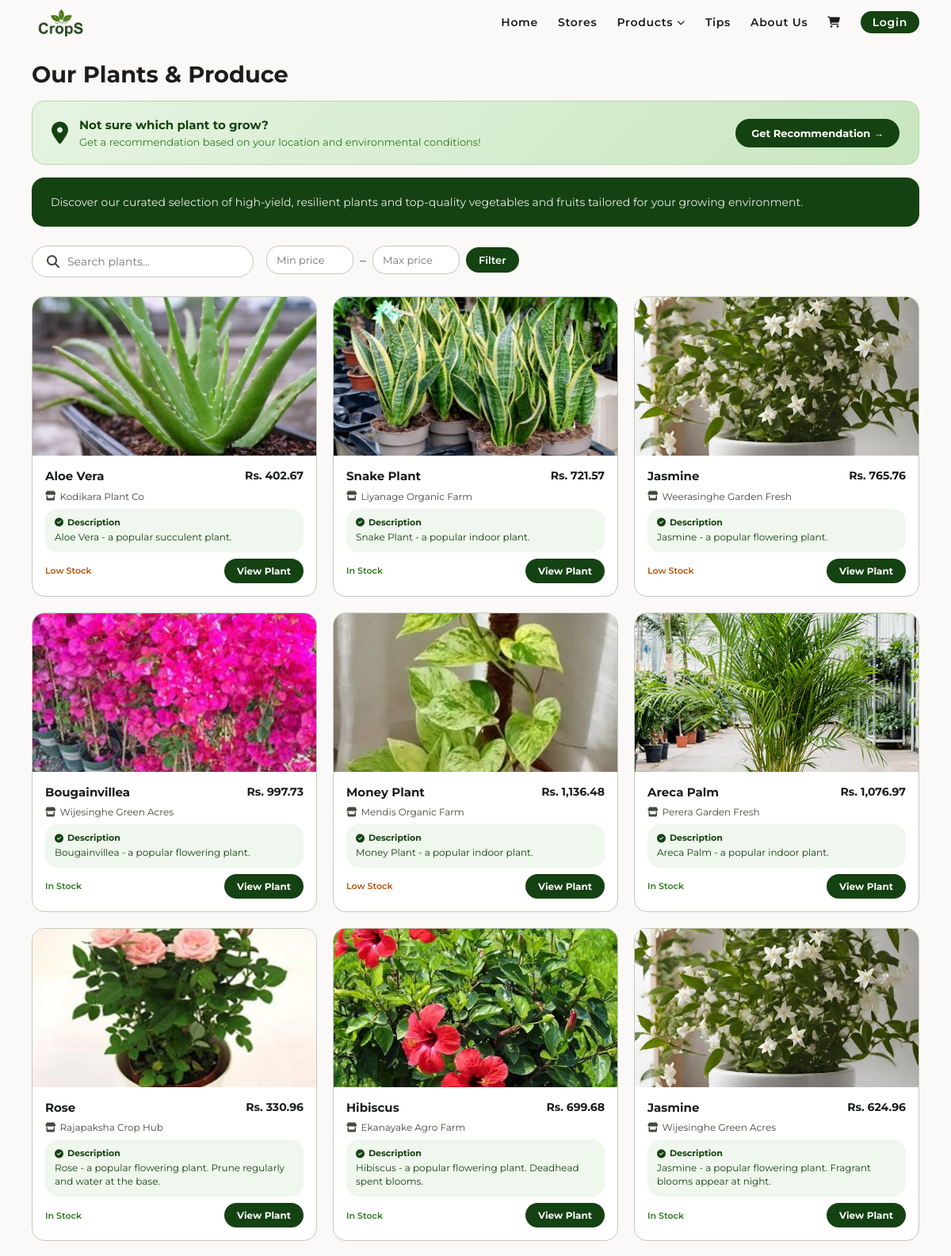
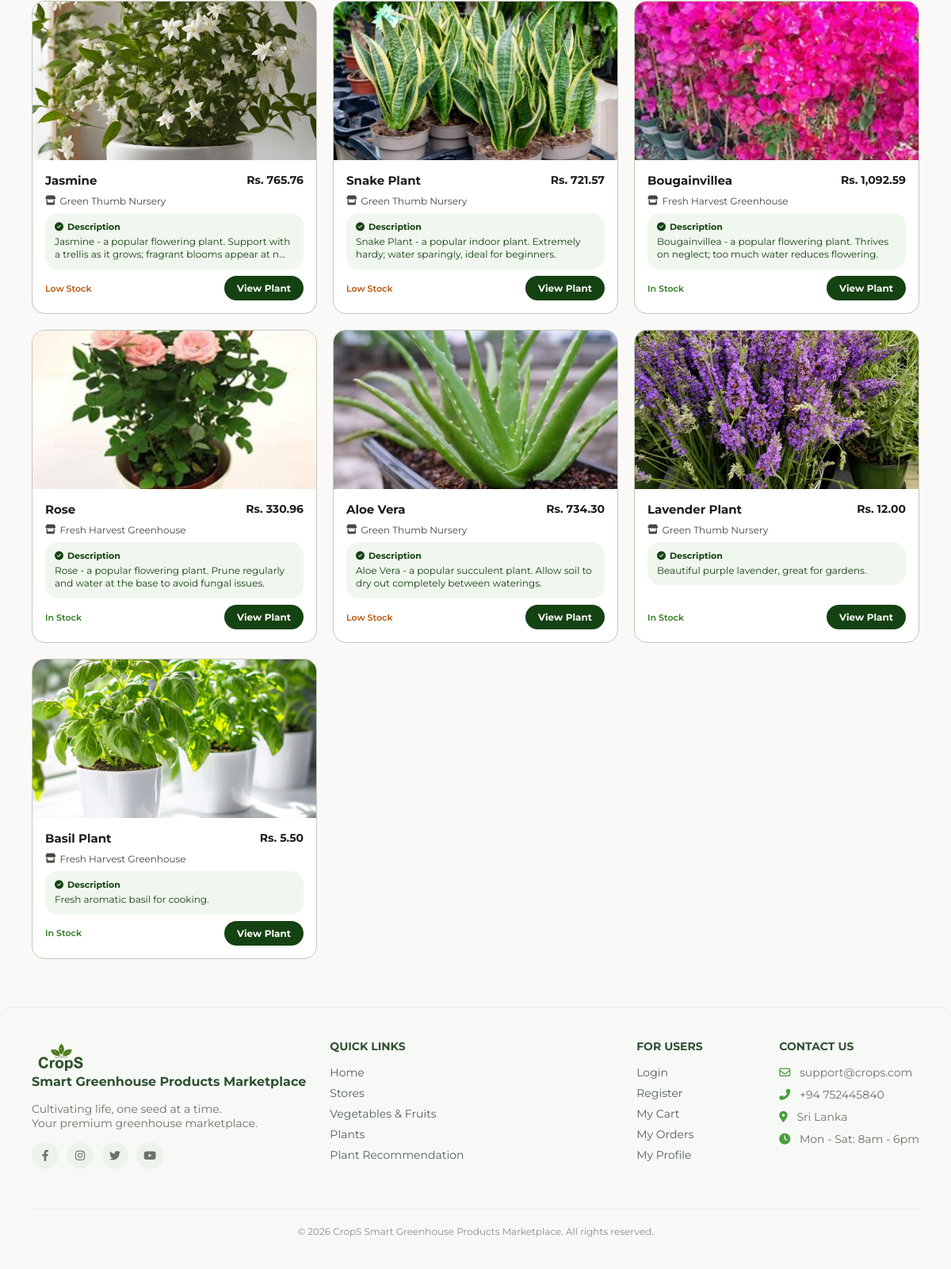
The page /plants.php on the database as committed earlier (2 pictures, top to bottom).
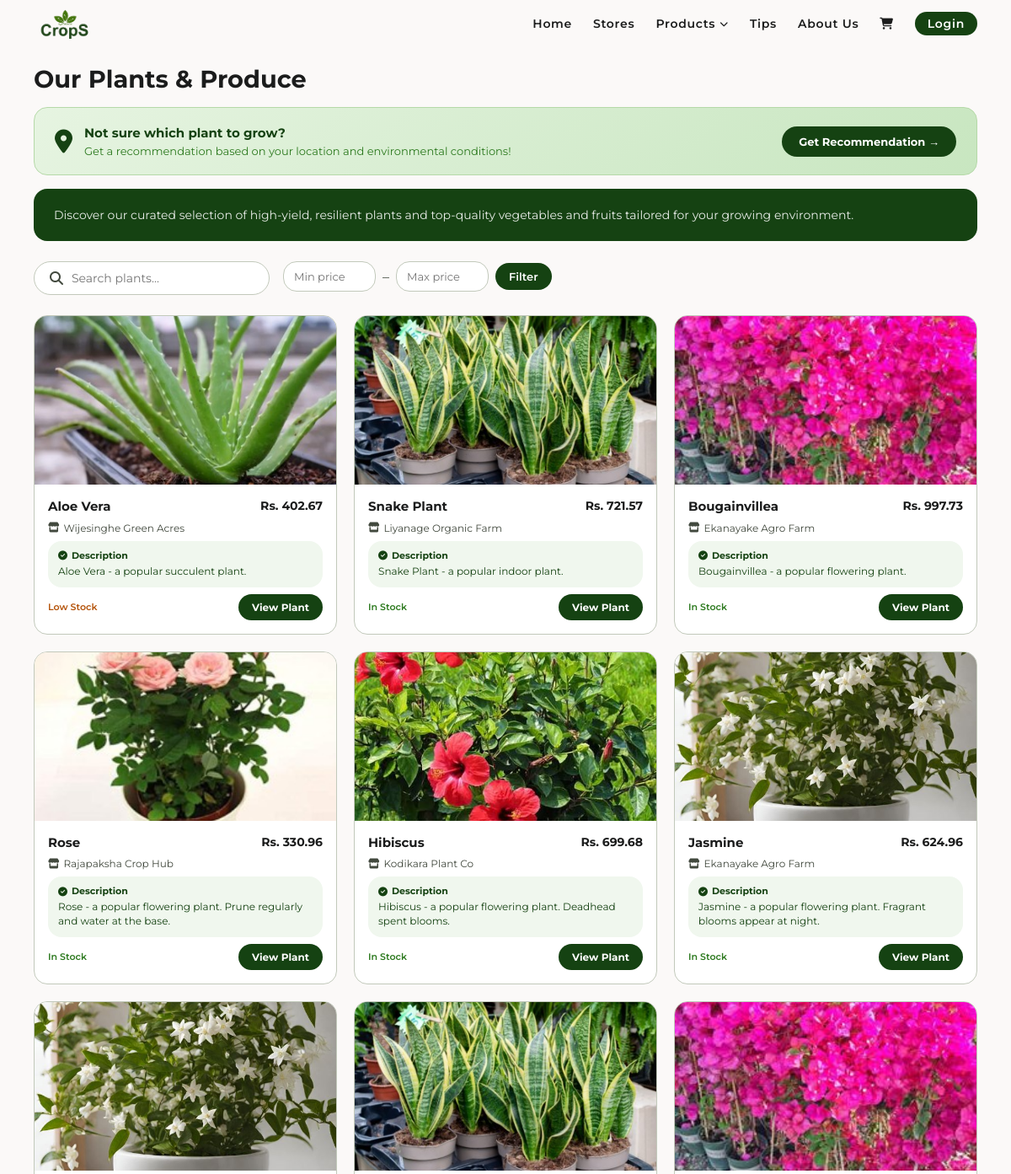
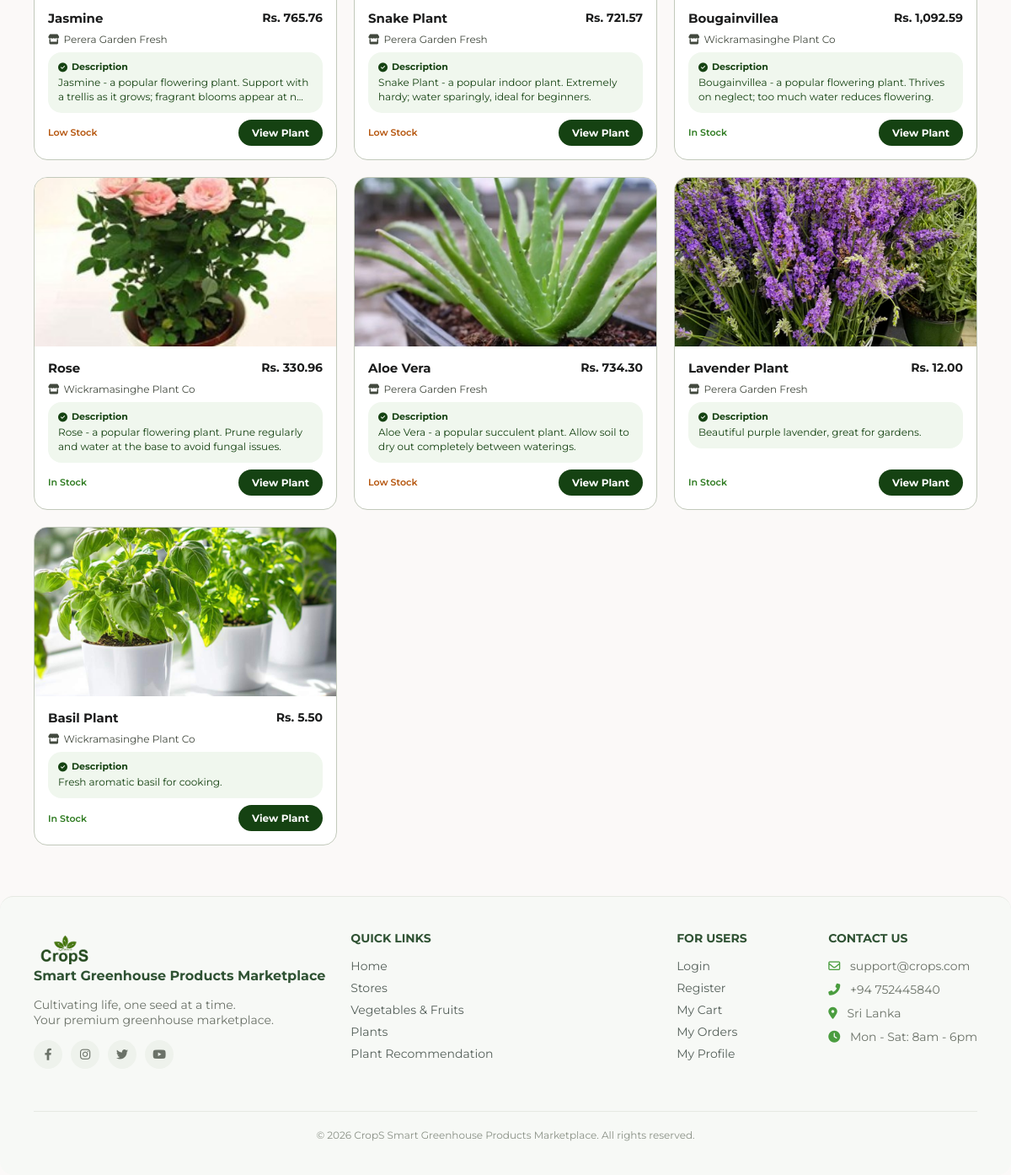
The same page on the database as committed later (2 pictures, top to bottom).
### tables this page shows
CREATE TABLE `products` (
  `id` int(11) NOT NULL,
  `store_id` int(11) NOT NULL,
  `name` varchar(100) NOT NULL,
  `description` text DEFAULT NULL,
  `price` decimal(10,2) NOT NULL,
  `category` enum('vegetable','fruit','plant') NOT NULL,
  `quantity` int(11) NOT NULL DEFAULT 0,
  `image` varchar(255) DEFAULT NULL,
  `created_at` timestamp NOT NULL DEFAULT current_timestamp()
);

CREATE TABLE `stores` (
  `id` int(11) NOT NULL,
  `owner_id` int(11) NOT NULL,
  `store_name` varchar(100) NOT NULL,
  `description` text DEFAULT NULL,
  `city` varchar(50) NOT NULL,
  `image` varchar(255) DEFAULT NULL,
  `status` enum('active','pending') NOT NULL DEFAULT 'pending',
  `created_at` timestamp NOT NULL DEFAULT current_timestamp()
);

### plants.php (the view, shortened to what this page needs)
<?php
include 'includes/header.php';
include 'includes/dbConnection.php';
$plant_id = isset($_GET['id']) ? (int)$_GET['id'] : 0;
if ($plant_id === 0) {
    $search    = isset($_GET['search'])    ? trim($_GET['search'])    : '';
    $min_price = isset($_GET['min_price']) && $_GET['min_price'] !== '' ? (float)$_GET['min_price'] : null;
    $max_price = isset($_GET['max_price']) && $_GET['max_price'] !== '' ? (float)$_GET['max_price'] : null;
    $sql = "SELECT products.*, stores.store_name
        FROM products
        JOIN stores ON products.store_id = stores.id
        WHERE products.category = 'plant'";
    $params = [];
    $sql .= " ORDER BY products.created_at DESC";
    $stmt = $pdo->prepare($sql);
    $stmt->execute($params);
    $plants = $stmt->fetchAll();
?>
<div class="main-wrapper">
    <div class="plants-page-header">
        <h1>Our Plants & Produce</h1>
    </div>
<div class="recommendation-banner">
    <div class="recommendation-banner-content">
        <div class="recommendation-banner-text">
            <i class="fas fa-map-marker-alt"></i>
            <div>
                <h3>Not sure which plant to grow?</h3>
                <p>Get a recommendation based on your location and environmental conditions!</p>
            </div>
        </div>
        <a href="recommendation.php" class="btn-recommendation">
            Get Recommendation &rarr;
        </a>
    </div>
</div>
    <div class="plants-banner">
        <p>Discover our curated selection of high-yield, resilient plants and top-quality vegetables and fruits tailored for your growing environment.</p>
    </div>
    <div class="plants-controls">
        <form method="GET" action="plants.php" id="plantSearchForm">
            <div class="plants-search-wrapper">
                <div class="plants-search-box">
                    <i class="fas fa-search"></i>
                    <input type="text" name="search" id="plantSearchInput"
                           placeholder="Search plants..."
                           value="<?php echo htmlspecialchars($search); ?>"
                           autocomplete="off">
                </div>
            </div>
        </form>
        <form method="GET" action="plants.php" class="plants-filter-form">
            <div class="price-filter-row">
                <input type="number" name="min_price" placeholder="Min price"
                       value="<?php echo $min_price !== null ? $min_price : ''; ?>" min="0">
                <span>–</span>
                <input type="number" name="max_price" placeholder="Max price"
                       value="<?php echo $max_price !== null ? $max_price : ''; ?>" min="0">
                <button type="submit" class="btn btn-primary" style="padding: 8px 16px; font-size:13px;">Filter</button>
            </div>
        </form>
    </div>
    <?php if (count($plants) > 0): ?>
        <div class="plants-grid">
            <?php foreach ($plants as $plant): ?>
                <?php
                if ($plant['quantity'] <= 0) {
                    $stockLabel = 'Out of Stock';
                    $stockClass = 'out-stock';
                } elseif ($plant['quantity'] <= 10) {
                    $stockLabel = 'Low Stock';
                    $stockClass = 'low-stock';
                } else {
                    $stockLabel = 'In Stock';
                    $stockClass = 'in-stock';
                }
                ?>
                <a href="plants.php?id=<?php echo $plant['id']; ?>" class="plant-card">
                    <div class="plant-card-img">
    <?php if (!empty($plant['image'])): ?>
        <img src="static/images/Products/<?php echo htmlspecialchars($plant['image']); ?>"
             alt="<?php echo htmlspecialchars($plant['name']); ?>">
    <?php else: ?>
        <img src="static/images/image2.jpg" alt="Plant">
    <?php endif; ?>
</div>
                    <div class="plant-card-info">
                        <div class="plant-name-price">
                            <h3 class="plant-name"><?php echo htmlspecialchars($plant['name']); ?></h3>
                            <span class="plant-price">Rs. <?php echo number_format($plant['price'], 2); ?></span>
                        </div>
                        <p class="plant-store">
                            <i class="fas fa-store"></i>
                            <?php echo htmlspecialchars($plant['store_name']); ?>
                        </p>
                        <?php
if (!empty($plant['description'])): ?>
    <div class="plant-why-fits">
        <p class="why-fits-label">
            <i class="fas fa-check-circle"></i> Description
        </p>
        <p class="why-fits-text">
            <?php
                $desc = $plant['description'];
                echo htmlspecialchars(strlen($desc) > 100 ? substr($desc, 0, 100).'...' : $desc);
            ?>
        </p>
    </div>
<?php endif; ?>
                        <div class="plant-card-bottom">
                            <span class="plant-stock <?php echo $stockClass; ?>">
                                <?php echo $stockLabel; ?>
                            </span>
                            <span class="plant-card-btn">View Plant</span>
                        </div>
                    </div>
                </a>
            <?php endforeach; ?>
        </div>
    <?php endif; ?>
</div>
<?php
include 'includes/footer.php';
exit;
}
?>
<?php include 'includes/footer.php'; ?>

### includes/header.php (shortened to what this page needs)
<!DOCTYPE html>
<html lang="en">
    <head>
        <link rel ="stylesheet" href="https://cdnjs.cloudflare.com/ajax/libs/font-awesome/6.4.0/css/all.min.css">
        <link rel ="stylesheet" href="static/style.css">
    </head>
    <body>
    <header>
        <a href="index.php" class="logo">
            <img src="static/images/logo.png" alt="CropS" class="logo-icon">
        </a>
        <nav class="nav-links">
            <a href="index.php">Home</a>
            <a href="stores.php">Stores</a>
            <div class="nav-dropdown-wrap">
                <a href="#" class="nav-dropdown-trigger">
                    Products <i class="fas fa-chevron-down nav-chevron"></i>
                </a>
            </div>
            <a href="#">Tips</a>
            <a href="#">About Us</a>
            <a href="#"><i class="fas fa-shopping-cart"></i></a>
            <?php if (isset($_SESSION['user_id'])): ?>
                <a href="#" class="btn btn-outline" style="padding: 5px 15px;">
                    <i class="fas fa-user-circle"></i> Profile
                </a>
                <a href="logout.php" style="color:red; font-weight:600;">Logout</a>
            <?php else: ?>
                <a href="login.php" class="btn btn-primary" style="padding: 5px 15px; color: white;">Login</a>
            <?php endif; ?>
        </nav>
    </header>

### includes/footer.php (shortened to what this page needs)
<footer>
            <div class="footer-col">
                <a href="index.php" class="footer-logo">
                    <img src="static/images/logo.png" style="width:auto; height: 40px; vertical-align:middle; margin-right:10px;">
                    <br><span style="color:#2f5233; font-size:16px; font-weight:700;"> Smart Greenhouse Products Marketplace</span>
                </a>
                <p>Cultivating life, one seed at a time.<br>
                    Your premium greenhouse marketplace.
                </p>
                <div class="footer-social">
                    <a href="#" class="social-icon"><i class="fab fa-facebook-f"></i></a>
                    <a href="#" class="social-icon"><i class="fab fa-instagram"></i></a>
                    <a href="#" class="social-icon"><i class="fab fa-twitter"></i></a>
                    <a href="#" class="social-icon"><i class="fab fa-youtube"></i></a>
                </div>
            </div>
            <div class="footer-col footer-links">
                <h4>Quick Links</h4>
                <div class="footer-links">
                    <div>
                        <a href="index.php">Home</a>
                        <a href="stores.php">Stores</a>
                        <a href="products.php">Vegetables & Fruits</a>
                        <a href="plants.php">Plants</a>
                        <a href="recommendation.php">Plant Recommendation</a>
                    </div>
                </div>
            </div>
            <div class="footer-col">
                <h4>For Users</h4>
                <div class="footer-links">
                    <div>
                        <a href="login.php">Login</a>
                        <a href="register.php">Register</a>
                        <a href="cart.php">My Cart</a>
                        <a href="#">My Orders</a>
                        <a href="#">My Profile</a>
                    </div>
                </div>
            </div>
            <div class="footer-col footer-contact">
                <h4>Contact Us</h4>
                <p style="margin-bottom:10px;"><i class="far fa-envelope" style="margin-right:8px; color:#4a9d3f;"></i> support@crops.com</p>
<p style="margin-bottom:10px;"><i class="fas fa-phone-alt" style="margin-right:8px; color:#4a9d3f;"></i> +94 752445840</p>
<p style="margin-bottom:10px;"><i class="fas fa-map-marker-alt" style="margin-right:8px; color:#4a9d3f;"></i> Sri Lanka</p>
<p style="margin-bottom:10px;"><i class="fas fa-clock" style="margin-right:8px; color:#4a9d3f;"></i> Mon - Sat: 8am - 6pm</p>
            </div>
            <div class="copyright">
                &copy; 2026 CropS Smart Greenhouse Products Marketplace. All rights reserved.
            </div>
        </footer>
    </body>
</html>

### static/style.css (style rules this page uses)
:root { --primary: #154212; --on-primary: #ffffff; --secondary-container: acf284; --surface: #fbf9f8; --bg-white: #ffffff; --on-surface: #1b1c1c; --on-surface-variant: #42493e; --outline-variant: #c2c9bb; --footer-bg: #4a4a4a; --font-family: 'Montserrat', sans-serif; --radius-xl: 24px; --radius-lg: 16px; --radius-full: 9999px; --container-padding: 40px; --stack-md: 24px; --gutter: 16px; }
* { margin: 0; padding: 0; box-sizing: border-box; font-family: var(--font-family); }
body { background-color: var(--surface); color: var(--on-surface); padding: 0; }
a { text-decoration: none; color: inherit; }
.main-wrapper { padding: 10px var(--container-padding) 20px var(--container-padding); }
header { display: flex; justify-content: space-between; align-items: center; flex-wrap: wrap; padding: 10px var(--container-padding) 20px var(--container-padding); }
.logo { font-size: 24px; font-weight: 700; color: var(--primary); display: flex; align-items: center; gap: 8px; }
.logo-icon { width: auto; height: 40px; vertical-align: middle; margin-top: -4px; }
.nav-links { display: flex; gap: 25px; font-weight: 600; font-size: 14px; letter-spacing: 0.05em; align-items: center; color: var(--on-surface); }
.btn { padding: 10px 25px; border-radius: var(--radius-full); font-weight: 600; cursor: pointer; font-size: 14px; border: none; }
.btn-primary { background-color: var(--primary); color: var(--on-primary); }
footer { background-color: var(--footer-bg); color: #bbb; padding: 40px; border-radius: var(--radius-lg); display: flex; flex-wrap: wrap; justify-content: flex-start; gap: 30px; font-size: 14px; }
.footer-col { flex: 0 1 auto; min-width: 150px; }
.footer-col.footer-contact { margin-left: auto; }
.footer-col.footer-links { flex: 1; }
.footer-logo { font-weight: 700; font-size: 20px; margin-bottom: 15px; display: block; }
.footer-links a { display: block; margin-bottom: 8px; transition: color 0.3s; }
.footer-col h4 { color: var(--secondary-container); margin-bottom: 15px; font-size: 14px; text-transform: uppercase; }
.copyright { width: 100%; text-align: center; border-top: 1px solid #444; padding-top: 20px; margin-top: 20px; font-size: 12px; }

### includes/header.php (style rules this page uses)
.nav-dropdown-wrap { position: relative; display: flex; align-items: center; }
.nav-dropdown-trigger { display: flex; align-items: center; gap: 5px; cursor: pointer; font-weight: 600; font-size: 14px; letter-spacing: 0.05em; color: var(--on-surface); }
.nav-chevron { font-size: 10px; transition: transform 0.2s; }

### includes/footer.php (style rules this page uses)
footer { background: #f7f9f6; color: #4a4a4a; border-top: 1px solid #e6e9e3; }
.footer-col h4 { color: #2f5233; font-weight: 700; }
.footer-col p { color: #6b7268; }
.footer-links a { color: #55605a; text-decoration: none; transition: color 0.3s; }
.copyright { border-top: 1px solid #e6e9e3; color: #8a9186; }
.footer-social { display: flex; gap: 10px; margin-top: 15px; }
.social-icon { width: 34px; height: 34px; border-radius: 50%; background: #eef2ec; display: flex; align-items: center; justify-content: center; color: #6b7268; font-size: 14px; transition: background 0.3s, color 0.3s; }

Rows that differ between the two databases and show on the page:
removed products: image (picture), name "Jasmine", price "765.76", store.store_name "Weerasinghe Garden Fresh", description "Jasmine - a popular flowering plant.", quantity "Low Stock"
removed products: image (picture), name "Money Plant", price "1,136.48", store.store_name "Mendis Organic Farm", description "Money Plant - a popular indoor plant.", quantity "Low Stock"
removed products: image (picture), name "Areca Palm", price "1,076.97", store.store_name "Perera Garden Fresh", description "Areca Palm - a popular indoor plant.", quantity "In Stock"
changed through a linked row, products "Aloe Vera - a popular succulent plant.": store.store_name "Kodikara Plant Co" → "Wijesinghe Green Acres"
changed through a linked row, products "Bougainvillea - a popular flowering plant.": store.store_name "Wijesinghe Green Acres" → "Ekanayake Agro Farm"
changed through a linked row, products "Hibiscus": store.store_name "Ekanayake Agro Farm" → "Kodikara Plant Co"
changed through a linked row, products "Jasmine - a popular flowering plant. Fragrant blooms appear at night.": store.store_name "Wijesinghe Green Acres" → "Ekanayake Agro Farm"
changed through a linked row, products (number 7 of 13 on the later page): store.store_name "Green Thumb Nursery" → "Perera Garden Fresh"
changed through a linked row, products (number 8 of 13 on the later page): store.store_name "Green Thumb Nursery" → "Perera Garden Fresh"
changed through a linked row, products (number 9 of 13 on the later page): store.store_name "Fresh Harvest Greenhouse" → "Wickramasinghe Plant Co"
changed through a linked row, products (number 10 of 13 on the later page): store.store_name "Fresh Harvest Greenhouse" → "Wickramasinghe Plant Co"
changed through a linked row, products (number 11 of 13 on the later page): store.store_name "Green Thumb Nursery" → "Perera Garden Fresh"
changed through a linked row, products "Lavender Plant": store.store_name "Green Thumb Nursery" → "Perera Garden Fresh"
changed through a linked row, products "Basil Plant": store.store_name "Fresh Harvest Greenhouse" → "Wickramasinghe Plant Co"
